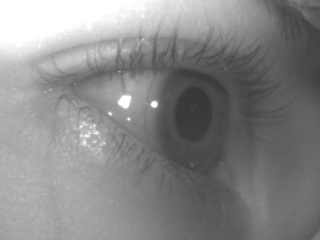
#> input picture ReportImages/elps_eye01_2014-11-26_08-54-45-007.png, 320 x 240 px
$ python -i preprocess_eyes.py   (imports and definitions only)
#> lines starting #> are read from the running program, lines starting #| are printed output that depends on the picture
#> further down, picture is the input picture: shape (240, 320, 3); min 53, max 255, mean 135.5
import cv2
import os
import numpy as np
from pathlib import Path


# [5 lines left out: function applyPreprocessingDB, not called in this run]


def normalize_image(norm_image):
    norm_image = norm_image.astype(float)
    ret = (norm_image - np.min(norm_image)) / (np.max(norm_image) - np.min(norm_image) + 1) * 2 ** 8
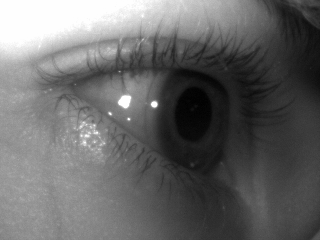
#> ret: shape (240, 320, 3) float64; min 0, max 254.7, mean 104.1
    return np.uint8(ret)


# Assign out of bound values to max value 2^8-1
# Img is considered as a numpy.uint8 of dim 2
def boundTo255(img):
    for i in range(np.shape(img)[0]):
        for j in range(np.shape(img)[1]):
            if img[i, j] >= 2 ** 8:
                img[i, j] = 2 ** 8 - 1


def applyContrast(grey_image, factor):
    # Increase image contrast by factor
#> called with factor = 15
    grey_image = grey_image.astype(int) * factor

    # Set out of bound values (> 255) to 255
    boundTo255(grey_image)

    # Cast int back to uint8
    return np.uint8(grey_image)


# [38 lines left out: function eyeFullPreprocessing, not called in this run]

def img_eye_partial_preprocessing(img):

    # Normalize image grey values
    img_norm = normalize_image(img)

    # Increase image contrast by a factor 15
    contrast = np.copy(img_norm)
    contrast = applyContrast(contrast, 15)

    ret, img_th = cv2.threshold(contrast, 0, 255, cv2.THRESH_BINARY + cv2.THRESH_OTSU)
    # Invert pure white and pure black value
    for i in range(np.shape(img_th)[0]):
        for j in range(np.shape(img_th)[1]):
            if img_th[i, j] == 0:
                img_th[i, j] = 255
            else:
                img_th[i, j] = 0

    # Closing morphing operation to fullfil captured iris
    elem = cv2.getStructuringElement(cv2.MORPH_ELLIPSE, (7, 7))  # opening op kernel size 5
    img_mask = cv2.morphologyEx(img_th, cv2.MORPH_CLOSE, elem)

    img_th = cv2.bitwise_and(img_th, img_th, mask=img_mask)
    return img_th


# [17 lines left out: functions eyePartialPreprocessing, applyPreprocessing, not called in this run]


# [2 lines not run here, left out]

>>> import cv2
>>> picture = cv2.imread('../ReportImages/elps_eye01_2014-11-26_08-54-45-007.png')
#> (the run stopped early here; a loop or call above may not have finished)
